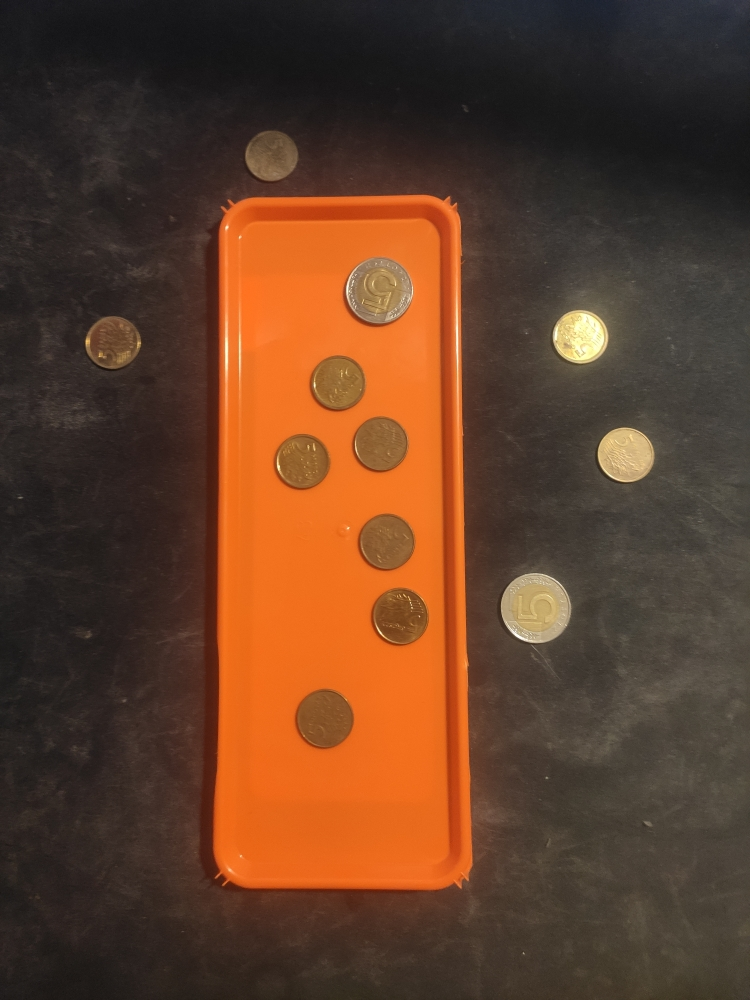
#> input picture tray6.jpg, 750 x 1000 px
$ python CoinTracking.py
#> lines starting #> are read from the running program, lines starting #| are printed output that depends on the picture; after the words box and inside, x2 and y2 are one past the last pixel; in counts of white or black regions, pixels touching at a corner belong together
import cv2
import numpy as np
import matplotlib.pyplot as plt

def coinTracking(image_path, show_result=True):
#> called with image_path = 'tray6.jpg', show_result = True
    image = cv2.imread(image_path)
#> image is the input picture: shape (1000, 750, 3); mean B, G, R 41.2, 62.8, 97.5
    gray = cv2.cvtColor(image, cv2.COLOR_BGR2GRAY)
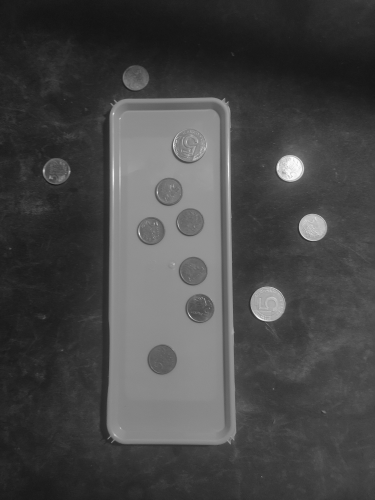
#> gray: shape (1000, 750) (shown at 1/2 size); min 17, max 253, mean 70.7
    cv2.imshow("gray", gray)
    blurred = cv2.GaussianBlur(gray, (3, 5), 0)
    cv2.imshow("blur", blurred)

    edged = cv2.Canny(blurred, 100, 200)
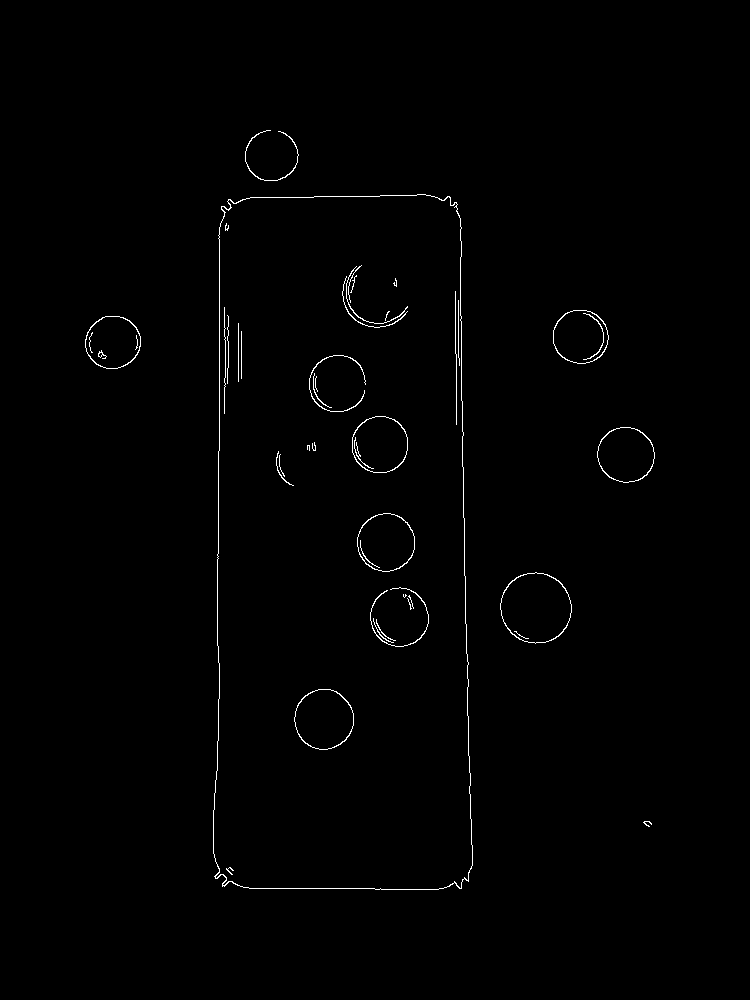
#> edged: shape (1000, 750); 0.73% white in thin lines or dots, all inside (x1, y1, x2, y2) = (85, 130, 655, 890)
    cv2.imshow("edge", edged)
    contours, _ = cv2.findContours(edged.copy(), cv2.RETR_EXTERNAL, cv2.CHAIN_APPROX_SIMPLE)
#> contours = 7 contours, 1 with area under 20; largest, box (x1, y1, x2, y2) and area: (213, 194, 473, 890) 170236, (500, 572, 572, 644) 3911, (597, 427, 655, 483) 2458, (553, 310, 609, 364) 2322, (85, 316, 141, 369) 2272, (245, 130, 299, 181) 44

    tray_contour = max(contours, key=cv2.contourArea)
#> tray_contour = contour of 232 points, box (x1, y1, x2, y2) (213, 194, 473, 890), area 170236
    tray_area = cv2.contourArea(tray_contour)
#> tray_area = 170235.5

    for n in contours:
        print(cv2.contourArea(n))
#> this loop made 7 passes
#| 7.5
#| 3911.0
#| 2457.5
#| 2272.0
#| 2322.5
#> (further printed lines are left out)

    tray_mask = np.zeros(gray.shape, dtype=np.uint8)
    cv2.drawContours(tray_mask, [tray_contour], -1, 255, -1)
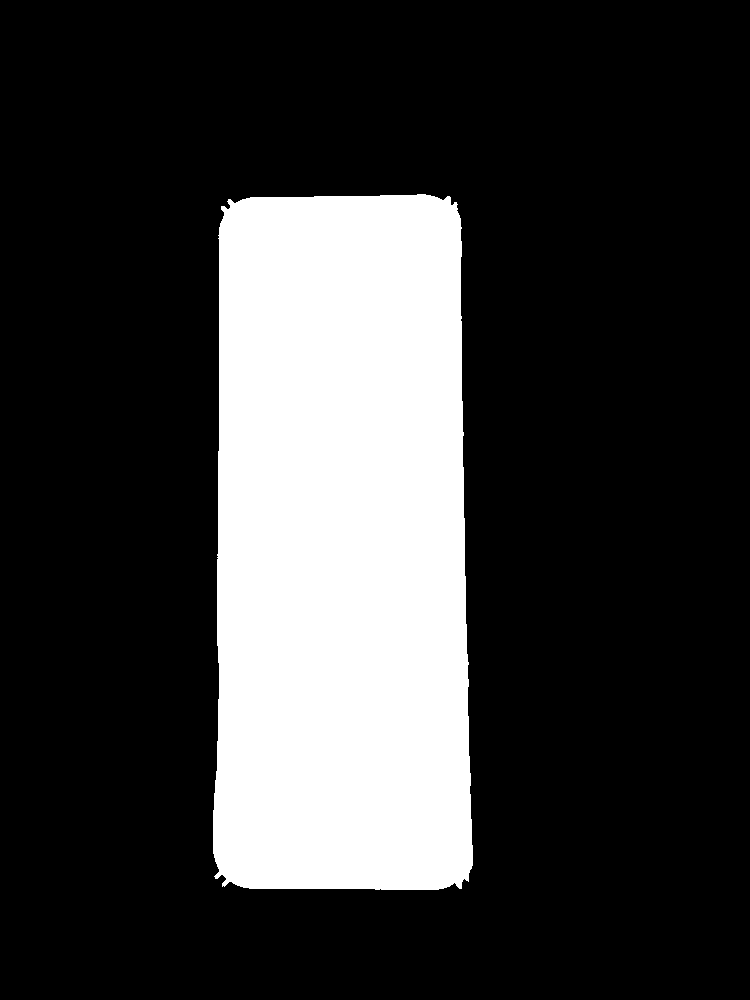
#> tray_mask: shape (1000, 750); 22.8% white; 1 white region, box (x1, y1, x2, y2) and area: (213, 194, 473, 890) 171175
    cv2.imshow("Mask", tray_mask)

    coins = cv2.HoughCircles(blurred, cv2.HOUGH_GRADIENT, dp=1.2, minDist=30,
                             param1=70, param2=50, minRadius=20, maxRadius=40)
#> coins = [[336.6, 383.4, 27.8], [381, 291, 32.48], [270.6, 155.4, 25.52], [535.8, 606.6, 34.88], [399, 616.2, 28.4], [300.6, 462.6, 28.04], [378.6, 444.6, 28.04], [112.2, 340.2, 28.16], [384.6, 543, 27.56], [324.6, 719.4, 30.68], [581.4, 336.6, 25.88], [624.6, 454.2, 27.92]]

    big_inside = small_inside = big_outside = small_outside = 0

    output = image.copy()
    cv2.drawContours(output, [tray_contour], -1, (255, 0, 0), 2)
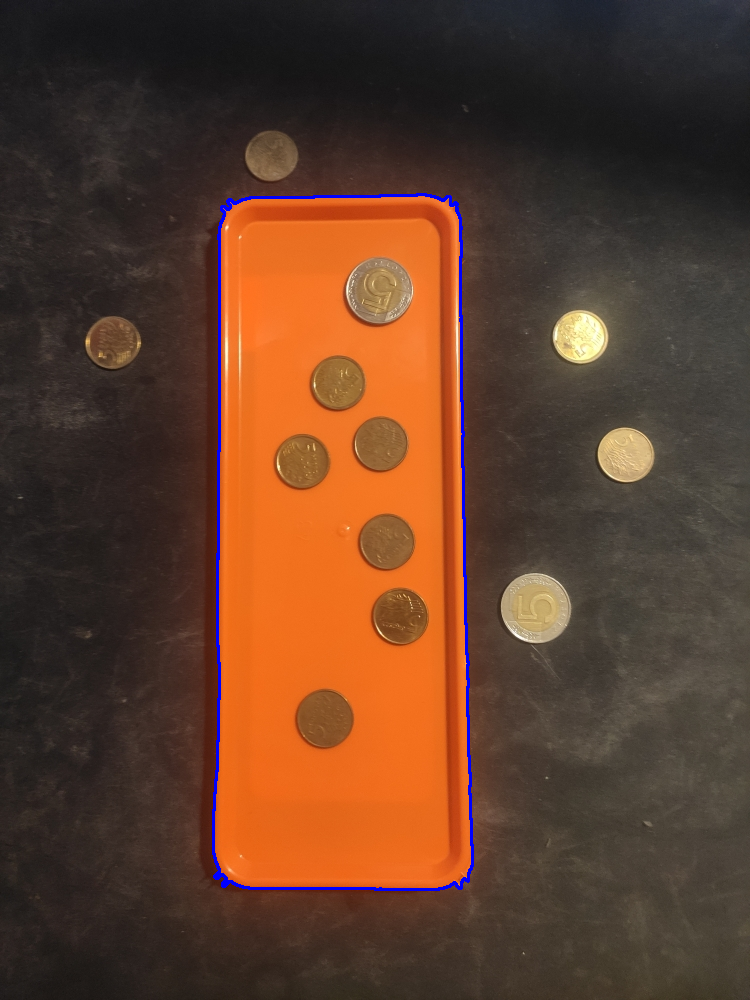
#> output: shape (1000, 750, 3); 0.79% of pixels changed, all inside (x1, y1, x2, y2) = (212, 193, 474, 891)

    if coins is not None:
        coins = np.round(coins[0, :]).astype("int")
#> coins = [[337, 383, 28], [381, 291, 32], [271, 155, 26], [536, 607, 35], [399, 616, 28], [301, 463, 28], [379, 445, 28], [112, 340, 28], [385, 543, 28], [325, 719, 31], [581, 337, 26], [625, 454, 28]]
        print(coins)
#| [[337 383  28]
#|  [381 291  32]
#|  [271 155  26]
#|  [536 607  35]
#|  [399 616  28]
#|  [301 463  28]
#> (further printed lines are left out)
        for (x, y, r) in coins:
            inside_tray = tray_mask[y, x] > 0
            big = r > 31

            if inside_tray:
                if big:
                    big_inside += 1
                else:
                    small_inside += 1
            else:
                if big:
                    big_outside += 1
                else:
                    small_outside += 1

            color = (0, 0, 255) if big else (0, 255, 0)
            cv2.circle(output, (x, y), r, color, 2)
            cv2.rectangle(output, (x - 2, y - 2), (x + 2, y + 2), (0, 128, 255), -1)
#> this loop made 12 passes
#> (x, y, r, inside_tray, big, big_inside, color) on pass 2: (381, 291, 32, True, True, 1, (0, 0, 255))
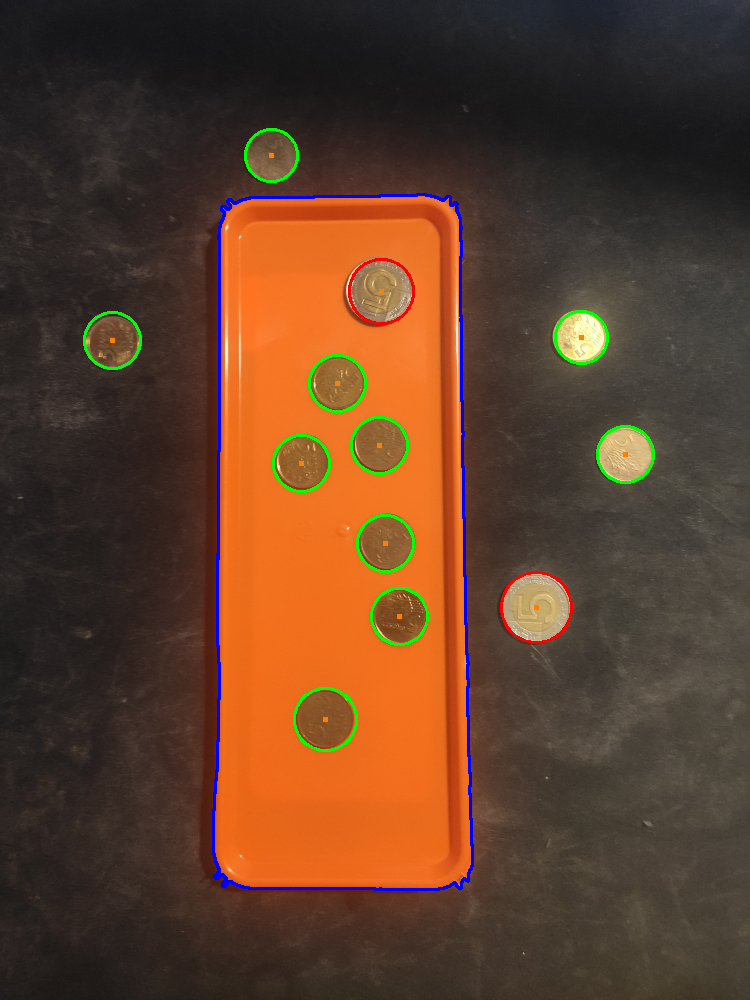
#> output: shape (1000, 750, 3); 0.92% of pixels changed, all inside (x1, y1, x2, y2) = (83, 128, 655, 752)
#> after the loop, big_inside = 1; big_outside = 1; small_inside = 6; small_outside = 4

    if show_result:
        plt.figure(figsize=(8, 8))
        plt.imshow(cv2.cvtColor(output, cv2.COLOR_BGR2RGB))
        plt.title("Detected")
        plt.axis("off")
        plt.show()

    return {
        "tray_area": tray_area,
        "big_inside": big_inside,
        "small_inside": small_inside,
        "big_outside": big_outside,
        "small_outside": small_outside
    }

if __name__ == "__main__":
    result = coinTracking("tray6.jpg")
#> result = {'tray_area': 170235.5, 'big_inside': 1, 'small_inside': 6, 'big_outside': 1, 'small_outside': 4}
    for key, value in result.items():
        print(f"{key}: {value}")
#> this loop made 5 passes
#> (key, value) on passes 1 to 5: ('tray_area', 170235.5), ('big_inside', 1), ('small_inside', 6), ('big_outside', 1), ('small_outside', 4)
#> (printed output is left out)

$ run again, with tray1.jpg copied over tray6.jpg
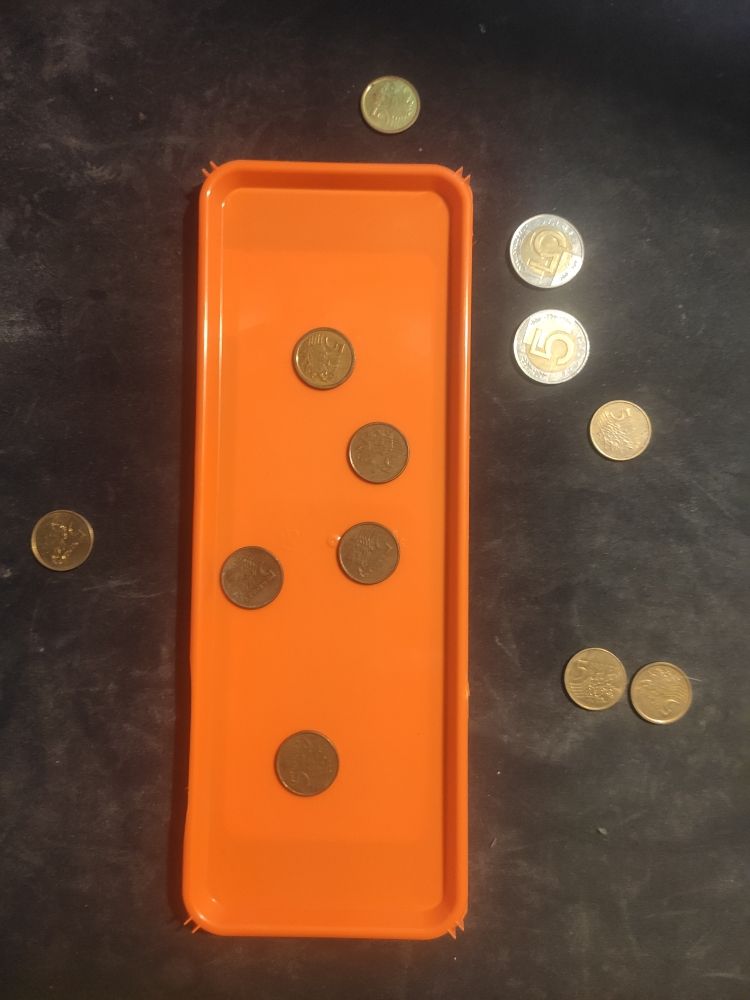
#> input picture tray1.jpg, 750 x 1000 px
#> in coinTracking, image is the input picture: shape (1000, 750, 3); mean B, G, R 46.1, 73.5, 117.8
#> in coinTracking, `edged = cv2.Canny(blurred, 100, 200)`:
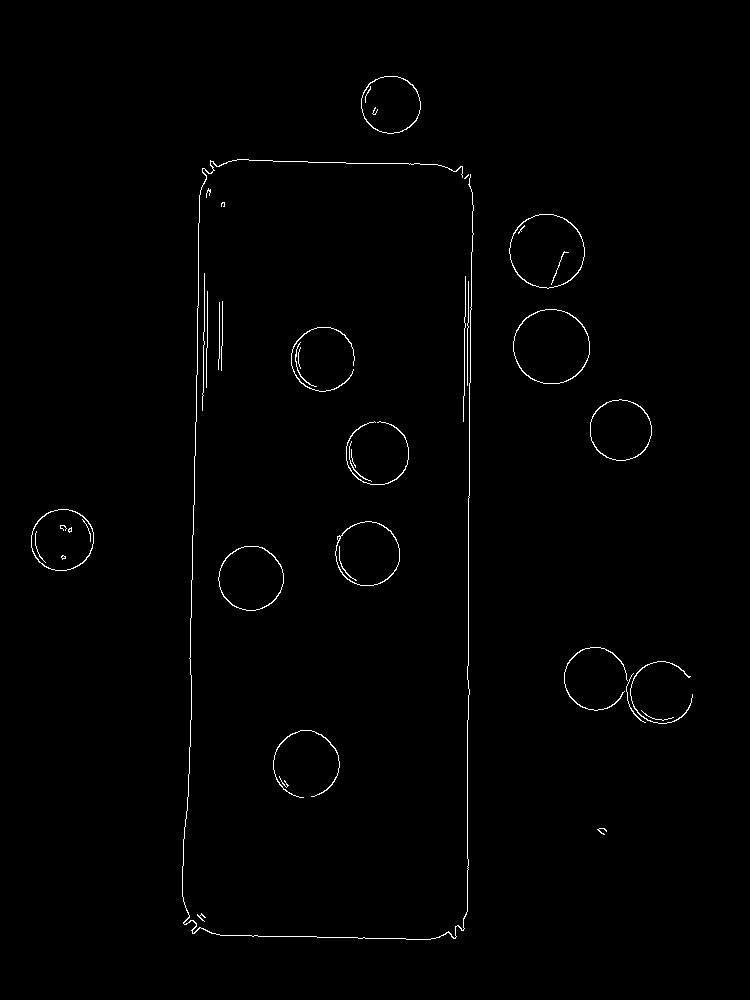
#> edged: shape (1000, 750); 0.84% white in thin lines or dots, all inside (x1, y1, x2, y2) = (31, 76, 693, 940)
#> contours = 31 contours, 18 with area under 20; largest, box (x1, y1, x2, y2) and area: (513, 309, 590, 384) 4478, (509, 214, 585, 289) 4330, (218, 546, 284, 611) 3251, (335, 521, 400, 586) 3236, (31, 509, 94, 571) 3020
#> tray_contour = contour of 108 points, box (x1, y1, x2, y2) (513, 309, 590, 384), area 4478
#> tray_area = 4477.5
#> the loop in coinTracking, `for n in contours:` made 31 passes
#> n on pass 29: [[468, 174], [464, 178], [465, 178], [468, 175]]
#> (printed output is left out)
#> tray_mask: shape (1000, 750); 0.61% white; 1 white region, box (x1, y1, x2, y2) and area: (513, 309, 590, 384) 4586
#> in coinTracking, `coins = cv2.HoughCircles(blurred, cv2.HOUGH_GRADIENT, dp=1.2, minDist=..`: coins = [[551.4, 346.2, 37.04], [305.4, 763.8, 32.36], [546.6, 250.2, 36.44], [661.8, 691.8, 30.92], [322.2, 359.4, 31.64], [251.4, 577.8, 31.76], [367.8, 552.6, 31.76], [376.2, 453, 31.16], [390.6, 103.8, 29.6], [619.8, 430.2, 31.04], [595.8, 678.6, 30.8], [61.8, 540.6, 30.8]]
#> in coinTracking, `coins = np.round(coins[0, :]).astype("int")`: coins = [[551, 346, 37], [305, 764, 32], [547, 250, 36], [662, 692, 31], [322, 359, 32], [251, 578, 32], [368, 553, 32], [376, 453, 31], [391, 104, 30], [620, 430, 31], [596, 679, 31], [62, 541, 31]]
#| [[551 346  37]
#|  [305 764  32]
#|  [547 250  36]
#|  [662 692  31]
#|  [322 359  32]
#|  [251 578  32]
#> (further printed lines are left out)
#> the loop in coinTracking, `for (x, y, r) in coins:` made 12 passes
#> (x, y, r, inside_tray, big, big_inside, color) on pass 1: (551, 346, 37, True, True, 1, (0, 0, 255))
#> after the loop in coinTracking, `for (x, y, r) in coins:`:
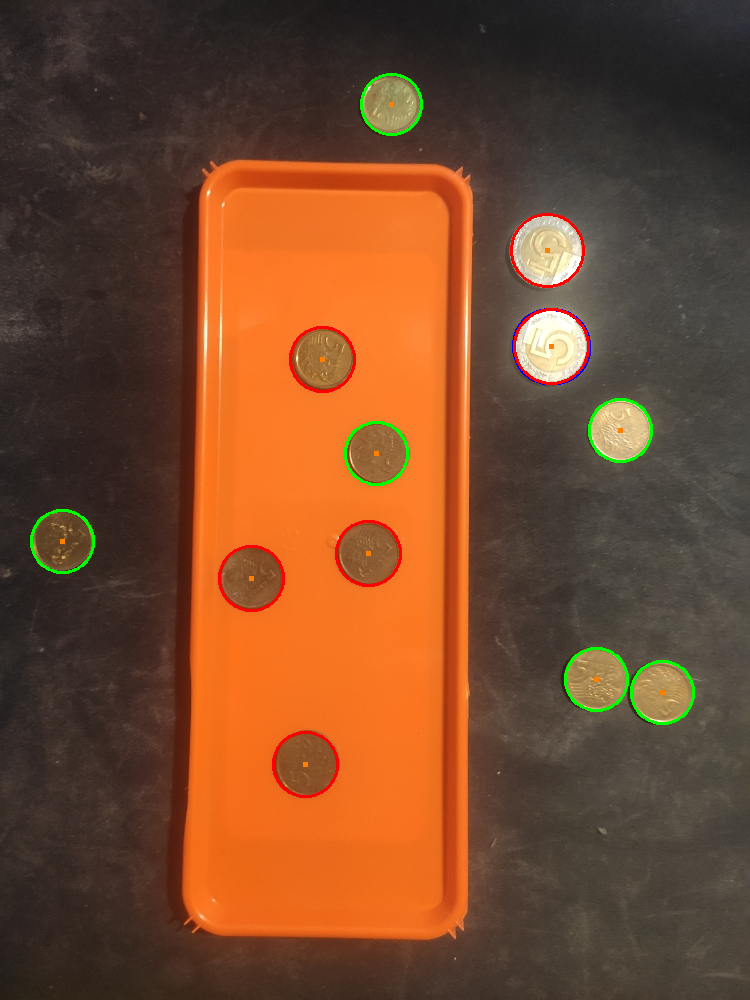
#> output: shape (1000, 750, 3); mean B, G, R 45.3, 73.5, 117.5
#> after the loop in coinTracking, `for (x, y, r) in coins:`: big_inside = 1; big_outside = 5; small_inside = 0; small_outside = 6
#> result = {'tray_area': 4477.5, 'big_inside': 1, 'small_inside': 0, 'big_outside': 5, 'small_outside': 6}
#> the loop `for key, value in result.items():` made 5 passes
#> (key, value) on passes 1 to 5: ('tray_area', 4477.5), ('big_inside', 1), ('small_inside', 0), ('big_outside', 5), ('small_outside', 6)
#> (printed output is left out)
